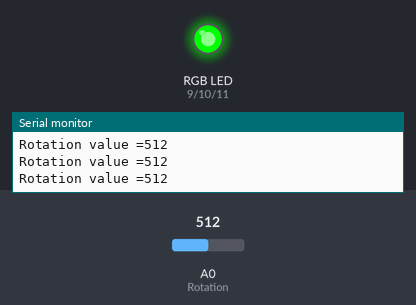
Bench run of a sketch on a simulated Arduino Uno, built with avr-gcc and run on an emulated ATmega328P. Shown: an RGB LED mixed from three pins (HIGH = lit), the last lines printed to the serial monitor. The test bench sets the inputs (shaded band); at power-on: A0 (Rotation) = 512. Dim RGB values are drawn brighter than linear.

Above: at 1.2 s.
1.3 s: A0 (Rotation) set to 122
At 2.5 s:
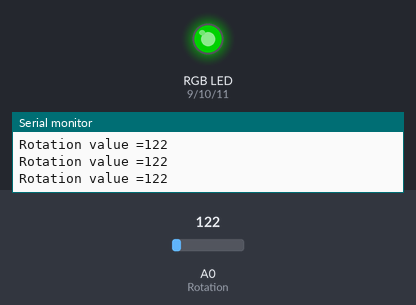
2.8 s: A0 (Rotation) set to 1023
At 4.0 s:
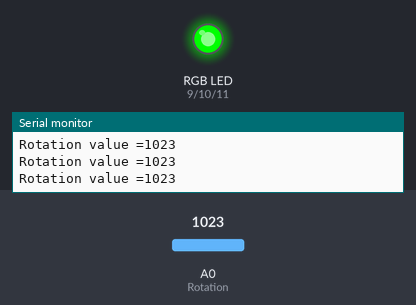
4.3 s: A0 (Rotation) set to 0
At 5.8 s:
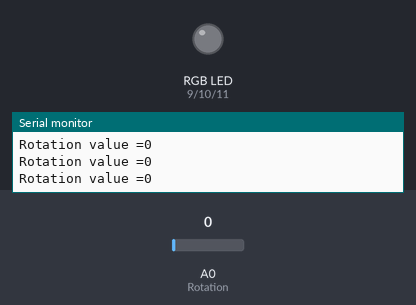
Timing chart, 0 to 7.3 s (numbered marks = the images above; inputs shaded):
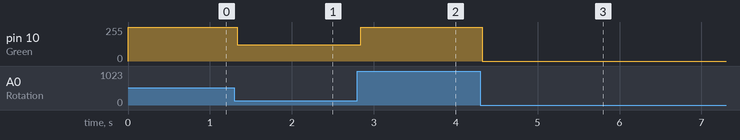

The sketch:

6.2.ino
```cpp
// Viet Anh Le (Felix)
// Date: Feb 22 2022
// Description: lab 6.2


int btn1 = 2;
int Red=9;
int Green = 10;
int Blue = 11;
int Rotation = A0;
int count = 0;
int data = 0;


void setup()
{
  Serial.begin(9600);
  pinMode(Red, OUTPUT);

   pinMode(Green, OUTPUT);
   pinMode(Blue, OUTPUT);
  pinMode(btn1, INPUT);
  pinMode(Rotation, INPUT);
}

void loop()
{
 	data = analogRead(Rotation);
  Serial.print("Rotation value =");
  Serial.println(data);

  analogWrite(Green,data);

}
```

Measured:
- after the input at 1.3 s, pin 10 (Green): 255/255 → 122/255 at once
- after the input at 2.8 s, pin 10 (Green): 122/255 → 255/255 at once
- after the input at 4.3 s, pin 10 (Green): 255/255 → 0/255 at once
